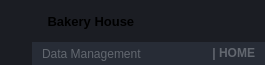
        <widget class="QFrame" name="frame_top">
         <property name="minimumSize">
          <size>
           <width>0</width>
           <height>65</height>
          </size>
         </property>
         <property name="maximumSize">
          <size>
           <width>16777215</width>
           <height>65</height>
          </size>
         </property>
         <property name="styleSheet">
          <string notr="true">background-color: transparent;</string>
         </property>
         <property name="frameShape">
          <enum>QFrame::NoFrame</enum>
         </property>
         <property name="frameShadow">
          <enum>QFrame::Raised</enum>
         </property>
         <layout class="QHBoxLayout" name="horizontalLayout_3">
          <property name="spacing">
           <number>0</number>
          </property>
          <property name="leftMargin">
           <number>0</number>
          </property>
          <property name="topMargin">
           <number>0</number>
          </property>
          <property name="rightMargin">
           <number>0</number>
          </property>
          <property name="bottomMargin">
           <number>0</number>
          </property>
          <item>
           <widget class="QFrame" name="frame_toggle">
            <property name="maximumSize">
             <size>
              <width>70</width>
              <height>16777215</height>
             </size>
            </property>
            <property name="styleSheet">
             <string notr="true">background-color: rgb(27, 29, 35);</string>
            </property>
            <property name="frameShape">
             <enum>QFrame::NoFrame</enum>
            </property>
            <property name="frameShadow">
             <enum>QFrame::Raised</enum>
            </property>
            <layout class="QVBoxLayout" name="verticalLayout_3">
             <property name="spacing">
              <number>0</number>
             </property>
             <property name="leftMargin">
              <number>0</number>
             </property>
             <property name="topMargin">
              <number>0</number>
             </property>
             <property name="rightMargin">
              <number>0</number>
             </property>
             <property name="bottomMargin">
              <number>0</number>
             </property>
             <item>
              <widget class="QPushButton" name="btn_toggle_menu">
               <property name="sizePolicy">
                <sizepolicy hsizetype="Expanding" vsizetype="Expanding">
                 <horstretch>0</horstretch>
                 <verstretch>0</verstretch>
                </sizepolicy>
               </property>
               <property name="styleSheet">
                <string notr="true">QPushButton {
	background-image: url(:/24x24/icons/24x24/cil-menu.png);
	background-position: center;
	background-repeat: no-reperat;
	border: none;
	background-color: rgb(27, 29, 35);
}
QPushButton:hover {
	background-color: rgb(33, 37, 43);
}
QPushButton:pressed {	
	background-color: rgb(85, 170, 255);
}</string>
               </property>
               <property name="text">
                <string/>
               </property>
              </widget>
             </item>
            </layout>
           </widget>
          </item>
          <item>
           <widget class="QFrame" name="frame_top_right">
            <property name="styleSheet">
             <string notr="true">background: transparent;</string>
            </property>
            <property name="frameShape">
             <enum>QFrame::NoFrame</enum>
            </property>
            <property name="frameShadow">
             <enum>QFrame::Raised</enum>
            </property>
            <layout class="QVBoxLayout" name="verticalLayout_2">
             <property name="spacing">
              <number>0</number>
             </property>
             <property name="leftMargin">
              <number>0</number>
             </property>
             <property name="topMargin">
              <number>0</number>
             </property>
             <property name="rightMargin">
              <number>0</number>
             </property>
             <property name="bottomMargin">
              <number>0</number>
             </property>
             <item>
              <widget class="QFrame" name="frame_top_btns">
               <property name="maximumSize">
                <size>
                 <width>16777215</width>
                 <height>42</height>
                </size>
               </property>
               <property name="styleSheet">
                <string notr="true">background-color: rgb(27, 29, 35);</string>
               </property>
               <property name="frameShape">
                <enum>QFrame::NoFrame</enum>
               </property>
               <property name="frameShadow">
                <enum>QFrame::Raised</enum>
               </property>
               <layout class="QHBoxLayout" name="horizontalLayout_4">
                <property name="spacing">
                 <number>0</number>
                </property>
                <property name="leftMargin">
                 <number>0</number>
                </property>
                <property name="topMargin">
                 <number>0</number>
                </property>
                <property name="rightMargin">
                 <number>0</number>
                </property>
                <property name="bottomMargin">
                 <number>0</number>
                </property>
                <item alignment="Qt::AlignLeft">
                 <widget class="QFrame" name="frame_label_top_btns">
                  <property name="sizePolicy">
                   <sizepolicy hsizetype="Expanding" vsizetype="Preferred">
                    <horstretch>0</horstretch>
                    <verstretch>0</verstretch>
                   </sizepolicy>
                  </property>
                  <property name="frameShape">
                   <enum>QFrame::NoFrame</enum>
                  </property>
                  <property name="frameShadow">
                   <enum>QFrame::Raised</enum>
                  </property>
                  <layout class="QHBoxLayout" name="horizontalLayout_10">
                   <property name="spacing">
                    <number>0</number>
                   </property>
                   <property name="leftMargin">
                    <number>5</number>
                   </property>
                   <property name="topMargin">
                    <number>0</number>
                   </property>
                   <property name="rightMargin">
                    <number>10</number>
                   </property>
                   <property name="bottomMargin">
                    <number>0</number>
                   </property>
                   <item alignment="Qt::AlignHCenter|Qt::AlignVCenter">
                    <widget class="QLabel" name="label_5">
                     <property name="styleSheet">
                      <string notr="true">background: transparent;
background-position: center;
background-repeat: no-repeat;</string>
                     </property>
                     <property name="text">
                      <string/>
                     </property>
                     <property name="pixmap">
                      <pixmap resource="files.qrc">:/Logo/icons/Logo/image_5.png</pixmap>
                     </property>
                    </widget>
                   </item>
                   <item>
                    <widget class="QLabel" name="label_title_bar_top">
                     <property name="font">
                      <font>
                       <family>Segoe UI</family>
                       <pointsize>10</pointsize>
                       <weight>75</weight>
                       <bold>true</bold>
                      </font>
                     </property>
                     <property name="styleSheet">
                      <string notr="true">background: transparent;
</string>
                     </property>
                     <property name="text">
                      <string> Bakery House</string>
                     </property>
                    </widget>
                   </item>
                  </layout>
                 </widget>
                </item>
                <item alignment="Qt::AlignRight">
                 <widget class="QFrame" name="frame_btns_right">
                  <property name="sizePolicy">
                   <sizepolicy hsizetype="Expanding" vsizetype="Preferred">
                    <horstretch>0</horstretch>
                    <verstretch>0</verstretch>
                   </sizepolicy>
                  </property>
                  <property name="maximumSize">
                   <size>
                    <width>120</width>
                    <height>16777215</height>
                   </size>
                  </property>
                  <property name="frameShape">
                   <enum>QFrame::NoFrame</enum>
                  </property>
                  <property name="frameShadow">
                   <enum>QFrame::Raised</enum>
                  </property>
                  <layout class="QHBoxLayout" name="horizontalLayout_5">
                   <property name="spacing">
                    <number>0</number>
                   </property>
                   <property name="leftMargin">
                    <number>0</number>
                   </property>
                   <property name="topMargin">
                    <number>0</number>
                   </property>
                   <property name="rightMargin">
                    <number>0</number>
                   </property>
                   <property name="bottomMargin">
                    <number>0</number>
                   </property>
                   <item>
                    <widget class="QPushButton" name="btn_minimize">
                     <property name="sizePolicy">
                      <sizepolicy hsizetype="Minimum" vsizetype="Expanding">
                       <horstretch>0</horstretch>
                       <verstretch>0</verstretch>
                      </sizepolicy>
                     </property>
                     <property name="minimumSize">
                      <size>
                       <width>40</width>
                       <height>0</height>
                      </size>
                     </property>
                     <property name="maximumSize">
                      <size>
                       <width>40</width>
                       <height>16777215</height>
                      </size>
                     </property>
                     <property name="toolTip">
                      <string>Minimize</string>
                     </property>
                     <property name="styleSheet">
                      <string notr="true">QPushButton {	
	border: none;
	background-color: transparent;
}
QPushButton:hover {
	background-color: rgb(52, 59, 72);
}
QPushButton:pressed {	
	background-color: rgb(85, 170, 255);
}</string>
                     </property>
                     <property name="text">
                      <string/>
                     </property>
                     <property name="icon">
                      <iconset resource="files.qrc">
                       <normaloff>:/16x16/icons/16x16/cil-window-minimize.png</normaloff>:/16x16/icons/16x16/cil-window-minimize.png</iconset>
                     </property>
                    </widget>
                   </item>
                   <item>
                    <widget class="QPushButton" name="btn_maximize_restore">
                     <property name="sizePolicy">
                      <sizepolicy hsizetype="Minimum" vsizetype="Expanding">
                       <horstretch>0</horstretch>
                       <verstretch>0</verstretch>
                      </sizepolicy>
                     </property>
                     <property name="minimumSize">
                      <size>
                       <width>40</width>
                       <height>0</height>
                      </size>
                     </property>
                     <property name="maximumSize">
                      <size>
                       <width>40</width>
                       <height>16777215</height>
                      </size>
                     </property>
                     <property name="toolTip">
                      <string>Maximize</string>
                     </property>
                     <property name="styleSheet">
                      <string notr="true">QPushButton {	
	border: none;
	background-color: transparent;
}
QPushButton:hover {
	background-color: rgb(52, 59, 72);
}
QPushButton:pressed {	
	background-color: rgb(85, 170, 255);
}</string>
                     </property>
                     <property name="text">
                      <string/>
                     </property>
                     <property name="icon">
                      <iconset resource="files.qrc">
                       <normaloff>:/16x16/icons/16x16/cil-window-maximize.png</normaloff>:/16x16/icons/16x16/cil-window-maximize.png</iconset>
                     </property>
                    </widget>
                   </item>
                   <item>
                    <widget class="QPushButton" name="btn_close">
                     <property name="sizePolicy">
                      <sizepolicy hsizetype="Minimum" vsizetype="Expanding">
                       <horstretch>0</horstretch>
                       <verstretch>0</verstretch>
                      </sizepolicy>
                     </property>
                     <property name="minimumSize">
                      <size>
                       <width>40</width>
                       <height>0</height>
                      </size>
                     </property>
                     <property name="maximumSize">
                      <size>
                       <width>40</width>
                       <height>16777215</height>
                      </size>
                     </property>
                     <property name="toolTip">
                      <string>Close</string>
                     </property>
                     <property name="styleSheet">
                      <string notr="true">QPushButton {	
	border: none;
	background-color: transparent;
}
QPushButton:hover {
	background-color: rgb(52, 59, 72);
}
QPushButton:pressed {	
	background-color: rgb(85, 170, 255);
}</string>
                     </property>
                     <property name="text">
                      <string/>
                     </property>
                     <property name="icon">
                      <iconset resource="files.qrc">
                       <normaloff>:/16x16/icons/16x16/cil-x.png</normaloff>:/16x16/icons/16x16/cil-x.png</iconset>
                     </property>
                    </widget>
                   </item>
                  </layout>
                 </widget>
                </item>
               </layout>
              </widget>
             </item>
             <item>
              <widget class="QFrame" name="frame_top_info">
               <property name="maximumSize">
                <size>
                 <width>16777215</width>
                 <height>65</height>
                </size>
               </property>
               <property name="styleSheet">
                <string notr="true">background-color: rgb(39, 44, 54);</string>
               </property>
               <property name="frameShape">
                <enum>QFrame::NoFrame</enum>
               </property>
               <property name="frameShadow">
                <enum>QFrame::Raised</enum>
               </property>
               <layout class="QHBoxLayout" name="horizontalLayout_8">
                <property name="spacing">
                 <number>0</number>
                </property>
                <property name="leftMargin">
                 <number>10</number>
                </property>
                <property name="topMargin">
                 <number>0</number>
                </property>
                <property name="rightMargin">
                 <number>10</number>
                </property>
                <property name="bottomMargin">
                 <number>0</number>
                </property>
                <item>
                 <widget class="QLabel" name="label_top_info_1">
                  <property name="maximumSize">
                   <size>
                    <width>16777215</width>
                    <height>15</height>
                   </size>
                  </property>
                  <property name="font">
                   <font>
                    <family>Segoe UI</family>
                   </font>
                  </property>
                  <property name="styleSheet">
                   <string notr="true">color: rgb(98, 103, 111); </string>
                  </property>
                  <property name="text">
                   <string>Data Management</string>
                  </property>
                 </widget>
                </item>
                <item>
                 <widget class="QLabel" name="label_top_info_2">
                  <property name="minimumSize">
                   <size>
                    <width>0</width>
                    <height>0</height>
                   </size>
                  </property>
                  <property name="maximumSize">
                   <size>
                    <width>250</width>
                    <height>20</height>
                   </size>
                  </property>
                  <property name="font">
                   <font>
                    <family>Segoe UI</family>
                    <weight>75</weight>
                    <bold>true</bold>
                   </font>
                  </property>
                  <property name="styleSheet">
                   <string notr="true">color: rgb(98, 103, 111);</string>
                  </property>
                  <property name="text">
                   <string>| HOME</string>
                  </property>
                  <property name="alignment">
                   <set>Qt::AlignRight|Qt::AlignTrailing|Qt::AlignVCenter</set>
                  </property>
                 </widget>
                </item>
               </layout>
              </widget>
             </item>
            </layout>
           </widget>
          </item>
         </layout>
        </widget>
